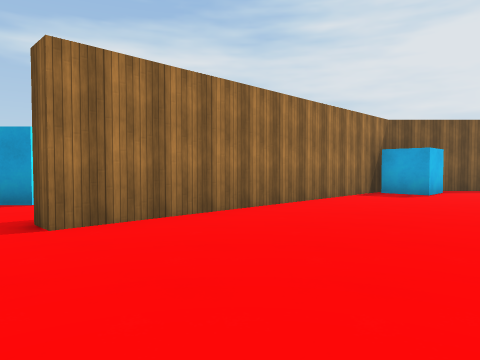
View 1 (above)

22 first-person views from a walk through a 3-D level made in the Unity game engine. The camera is 1.3 m above the floor, tilts 2° down and sees 70° across. The floor is counted in squares, 2 m on a side. Each view is taken from the middle of a square. On the plan, view 1 faces up. The plan holds only what a view shows up to about 10 squares ahead; the rest is blank. The place goes on beyond the plan. Surface patterns are stand-ins for the level's own textures.

View 2
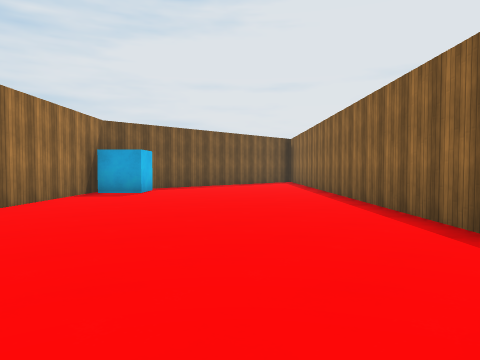

View 3
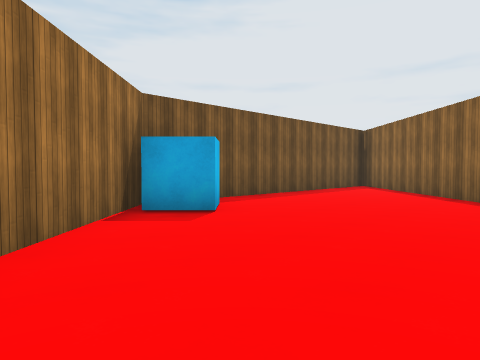

View 4
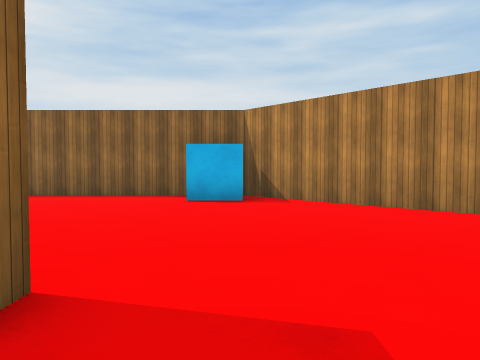

View 5
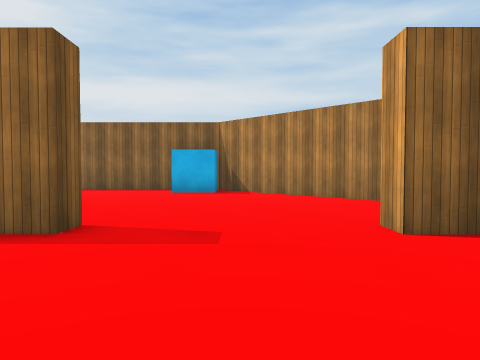

View 6
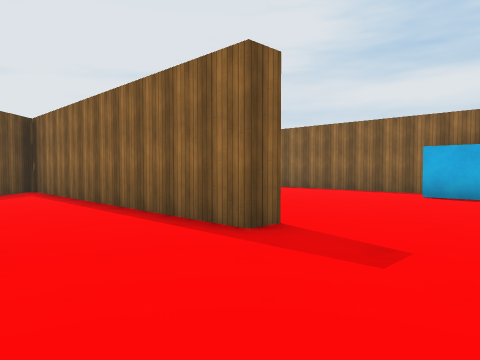

View 7
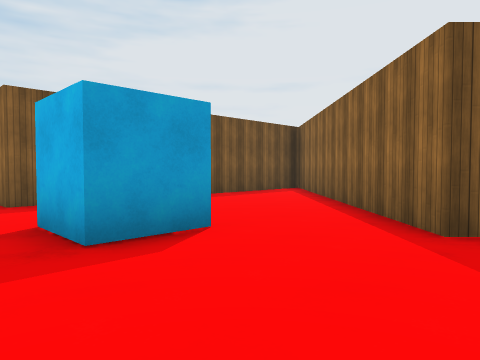

View 8
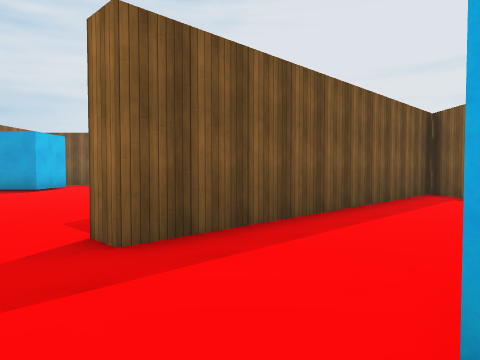

View 9
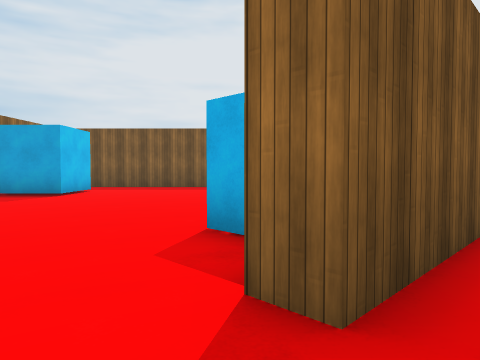

View 10
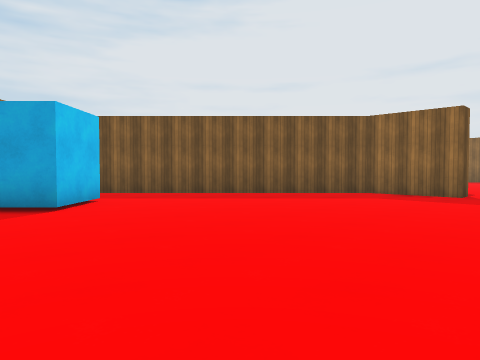

View 11
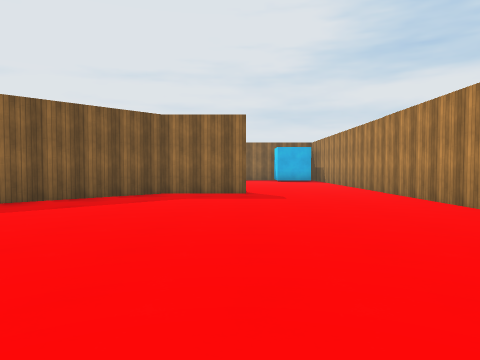

View 12
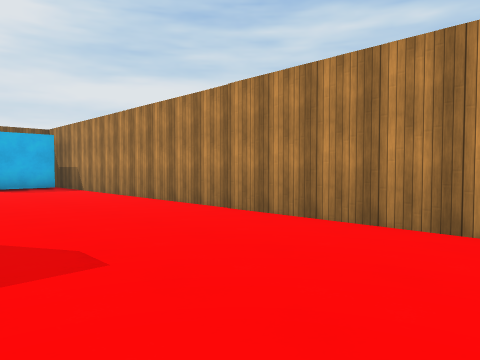

View 13
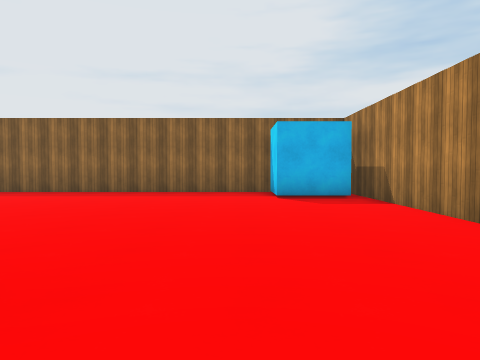

View 14
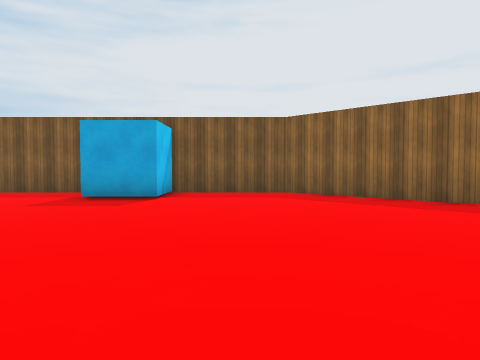

View 15
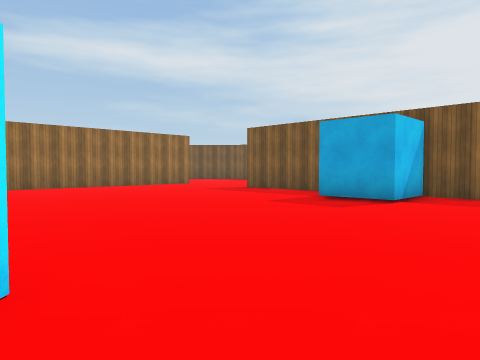

View 16
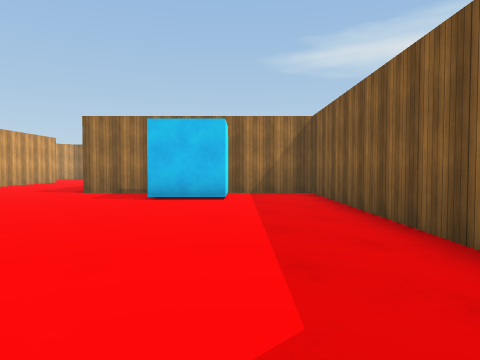

View 17
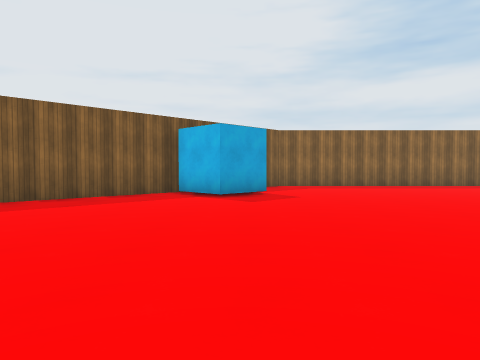

View 18
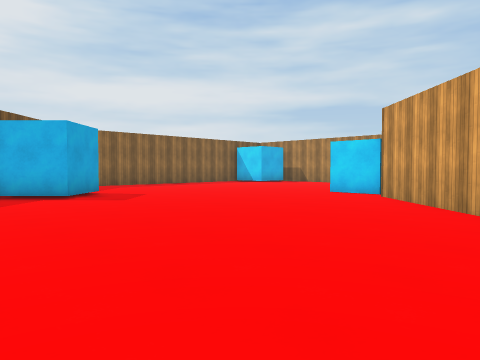

View 19
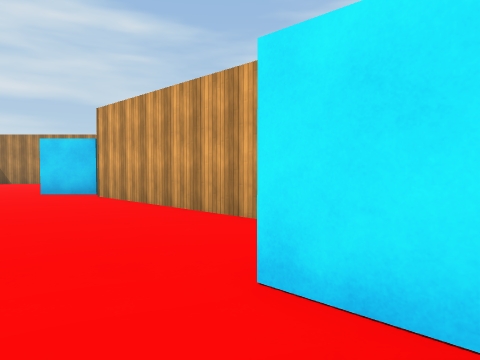

View 20
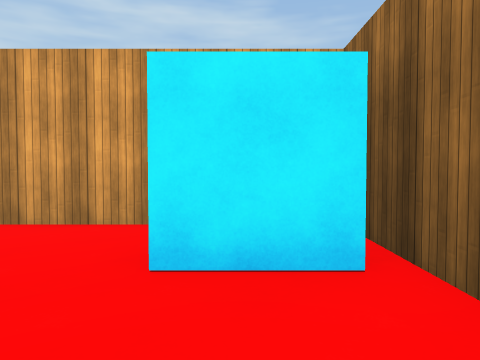

View 21
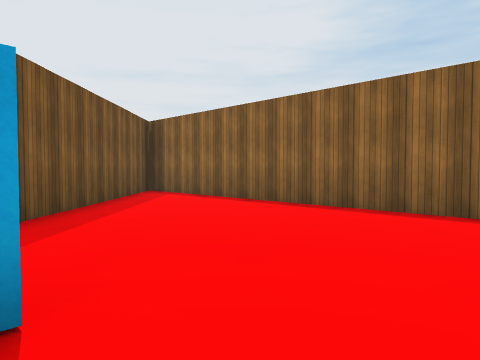

View 22
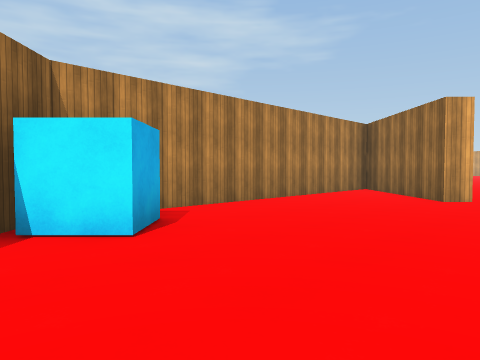

### Floor plan
Points are (right, up) in squares from view 1. A wall is a line through its corners. A room is listed if a view was taken in it or the views show most of it. See-through windows are left out.
Room 1 (views 1, 2, 3, 4, 5, 6, 7, 21, 22)
walls: (-3.5, 5.9) (-4.9, 5.9); (3.4, 9.7) (1.9, 9.7); (4.1, 9.6) (-2, 3.5) (-2.4, 3.9); (-5.3, 1) (-4.8, 1.5) (-4.4, 1.1) (-6.5, -1); (-6.5, -1.7) (1.6, -1.7) (13, 9.7) (5.6, 9.7)
ways out: opening at (-6, 6.5) to room 2; opening at (-3, 6) to room 3
objects: cube (1, -1) to (1, 0); cube (4, 8) to (5, 9)
Room 2 (views 8, 9, 10, 11, 12, 13, 14, 15, 16, 17, 18, 19, 20)
walls: (4.4, 15.7) (5.9, 15.7); (4.2, 13.8) (3.7, 13.8) (3.7, 16) (-2, 21.7) (-3.6, 20.1); (0.4, 10.2) (12.8, 10.2); (0, 20.5) (4.2, 16.2); (-3.7, 11.2) (-3.7, 11.9); (-3.3, 19.9) (-2.2, 18.8) (-3.3, 17.6) (-4.3, 18.7); (-0.1, 23.1) (1, 22); (-5, 18.7) (-6.3, 17.4); (-4.7, 9.7) (-4.7, 10.2); (0.4, 24.1) (-1.2, 22.5); (11.4, 10.5) (11.4, 12.2) (12.9, 12.2); (11, 21.5) (9.9, 20.3) (8.7, 21.4) (9.9, 22.6); (13.3, 12.1) (13.3, 19.6) (8.4, 24.5); (-4.9, 5.9) (-4.9, 7.2)
ways out: opening at (-6, 6.5) to room 1; opening at (-4, 8.5) to room 3
Room 3 (no view inside)
walls: (-2.4, 3.9) (3.4, 9.7); (1.9, 9.7) (-4.7, 9.7)
ways out: opening at (-3, 6) to room 1; opening at (-4, 8.5) to room 2

Where each view was taken, in squares from view 1:
view 1: 0 up, 0 right, facing up
view 2: 0 up, 0 right, facing up-right
view 3: 4 up, 1 right, facing up-right
view 4: 4 up, 4 left, facing down-right
view 5: 5 up, 6 left, facing down-right
view 6: 4 up, 6 left, facing right
view 7: 3 up, 6 left, facing up-right
view 8: 7 up, 6 left, facing up-right
view 9: 9 up, 6 left, facing up-right
view 10: 12 up, 5 left, facing up-right
view 11: 14 up, 5 left, facing right
view 12: 14 up, 0 right, facing down-right
view 13: 13 up, 4 right, facing right
view 14: 14 up, 6 right, facing up-right
view 15: 14 up, 7 right, facing up
view 16: 14 up, 3 right, facing up-left
view 17: 21 up, 1 right, facing right
view 18: 24 up, 1 right, facing down-right
view 19: 24 up, 1 right, facing down
view 20: 24 up, 2 right, facing down-left
view 21: 7 up, 3 right, facing right
view 22: 3 up, 3 right, facing down-left
